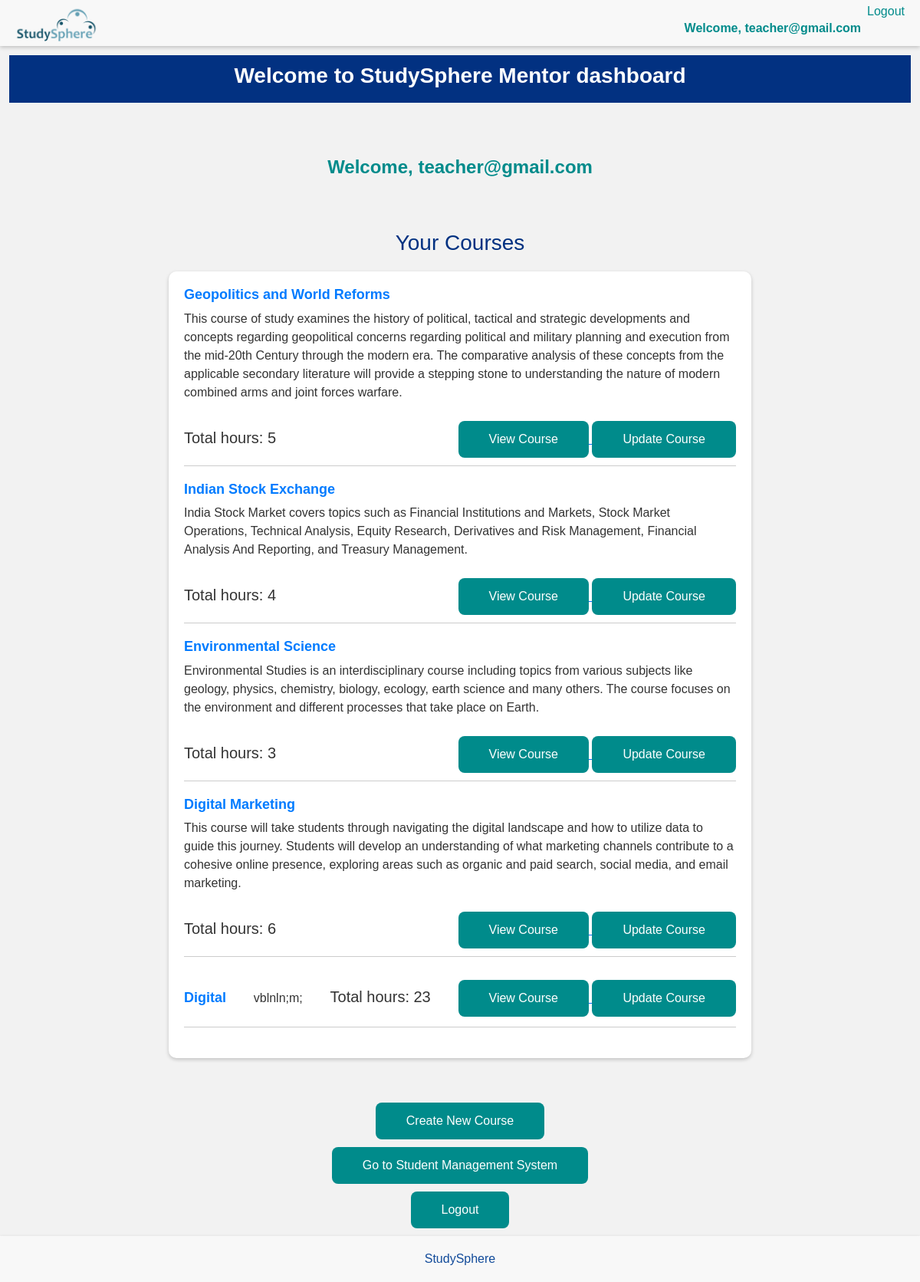
Page /teacher_dashboard/ (signed in) on the committed database.
### course/models.py (models this page shows)
class Course(models.Model):
    user = models.ForeignKey(User, on_delete=models.CASCADE, related_name='course_instructor',
                             null=True, blank=True)
    title = models.CharField(max_length=80)
    total_hours = models.IntegerField(null=True, blank=True)
    description = models.CharField(max_length=500)
    course_type = models.CharField(choices=COURSE_TYPES, max_length=20)

### course/views.py (the view)
# urls.py: path('teacher_dashboard/', views.teacher_dashboard, name='teacher_dashboard'),
@login_required
def teacher_dashboard(request):
    courses = Course.objects.filter(user=request.user)
    if request.method == 'POST':
        form = CourseForm(request.POST, request.FILES)
        if form.is_valid():
            course = form.save(commit=False)
            course.user = request.user
            course.save()
            for file in request.FILES.getlist('files'):
                CourseFile.objects.create(course=course, file=file)
            return redirect('teacher_dashboard')
    else:
        form = CourseForm()
    context = {
        'courses': courses,
        'teacher': request.user,
        'form': form
    }
    return render(request, 'teacher_dashboard.html', context=context)

### course/templates/teacher_dashboard.html (shortened to what this page needs)
{% extends 'root.html' %}
{% block content %}
<div class="main">
  <h1>Welcome to StudySphere Mentor dashboard</h1>
</div>
<div class="payment-container">
  <h2 style="color: darkcyan">Welcome, {{ user.username }}</h2>
  <br>
  <br>
  <h3 style="text-align: center; color: #023181;">Your Courses</h3>
<div class="container-box">
  {% for course in courses %}
    <div class="course-item">
      <h4>{{ course.title }}</h4>
      <p>{{ course.description }}</p>
      <h5>Total hours: {{ course.total_hours }}</h5>
      <div class="button-group">
        <a href="{% url 'view_course_contents' course.id %}">
          <button>View Course</button>
        </a>
        <a href="{% url 'update_course' course.id %}">
          <button>Update Course</button>
        </a>
      </div>
    </div>
  {% endfor %}
  </div>
  <br>
  <br>
  <div class="button-group">
    <a href="{% url 'create_course' %}">
      <button>Create New Course</button>
    </a>
  </div>
  <div class="button-group">
    <a href="{% url 'student_management_system' %}">
      <button>Go to Student Management System</button>
    </a>
  </div>
  <div class="button-group">
    <form method="post" action="{% url 'logout' %}">
      <button type="submit">Logout</button>
    </form>
  </div>
</div>
{% endblock %}

### templates/snippets/header.html (shortened to what this page needs)
{% load static %}
<nav class="navbar navbar-expand-sm fixed-top border-bottom-shadow-sm">
  <div class="container-fluid d-flex">
    <ul class="navbar-nav">
      <li class="nav-item">
        <img src="/media/attachment_32550797-removebg-preview.png" alt="Welcome" class="nav-logo" style="width: 120px; top: 10px;">
      </li>
    </ul>
    <ul class="navbar-nav ml-auto">
      {% if request.user.is_authenticated %}
      <li class="nav-item">
        <p class="user-name">Welcome, {{ request.user.username }}</p>
      </li>
      <li class="nav-item">
        <a class="nav-link" href="{% url 'logout' %}">Logout</a>
      </li>
      {% endif %}
    </ul>
  </div>
</nav>

### templates/snippets/header.html (style rules this page uses)
.navbar { background-color: #f8f8f8; height: 80px; box-shadow: 0 2px 5px rgba(0, 0, 0, 0.2); }
.navbar-nav .nav-link { color: darkcyan; }
.navbar-nav .nav-logo { margin-top: 20px; }
.navbar-nav .user-name { margin-top: 30px; color: darkcyan; font-weight: bold; }

### course/templates/teacher_dashboard.html (style rules this page uses)
body { background-image: url("/media/pencils-eraser-white-background.jpg"); margin-top: 140px; background-size: cover; background-position: center; background-repeat: no-repeat; font-family: Arial, sans-serif; background-color: #f2f2f2; margin: 0; padding: 0; color: #333; }
.main { background-color: #023181; color: #fff; padding: 10px; text-align: center; }
.payment-container { max-width: 800px; margin: 50px auto; padding: 20px; }
.payment-container h2 { text-align: center; margin-bottom: 20px; color: #007BFF; }
.course-item { display: flex; flex-wrap: wrap; align-items: baseline; justify-content: space-between; margin-bottom: 20px; border-bottom: 1px solid #ccc; padding-bottom: 10px; }
.course-item h4 { margin-top: 0; color: darkcyan; font-size: 20px; }
.course-item p { margin-bottom: 15px; }
.payment-container .button-group { text-align: center; margin-top: 10px; }
.payment-container .button-group button { background-color: darkcyan; color: #fff; padding: 10px 20px; margin-right: 10px; border: none; border-radius: 5px; cursor: pointer; font-size: 16px; transition: background-color 0.2s ease-in-out; }
.payment-container .button-group button:last-child { margin-right: 0; }
.payment-container .button-group form { display: inline-block; }
.payment-container .button-group form button { margin-right: 10px; }
.payment-container .button-group form:last-child button { margin-right: 0; }
.main h1 { font-size: 28px; font-weight: bold; text-align: center; }
.payment-container h2 { font-size: 24px; font-weight: bold; color: #007BFF; }
.course-item h4 { font-size: 18px; font-weight: bold; color: #007BFF; }
.payment-container .button-group button { font-size: 16px; padding: 12px 40px; border-radius: 8px; }
.payment-container .button-group form button { margin-right: 12px; }
.container-box { max-width: 800px; width: 100%; background-color: #fff; border-radius: 10px; box-shadow: 0 2px 5px rgba(0, 0, 0, 0.2); padding: 20px; margin-top: 20px; }

### templates/snippets/footer.html (style rules this page uses)
.navbar { background-color: #f8f8f8; height: 60px; }

### rows in the picture
Course: title "Geopolitics and World Reforms", description "This course of study examines the history of political, tactical and strategic developments and concepts regarding geopolitical concerns regarding political and military planning and execution from the mid-20th Century through the modern era. The comparative analysis of these concepts from the applicable secondary literature will provide a stepping stone to understanding the nature of modern combined arms and joint forces warfare.", total_hours "5"
Course: title "Indian Stock Exchange", description "India Stock Market covers topics such as Financial Institutions and Markets, Stock Market Operations, Technical Analysis, Equity Research, Derivatives and Risk Management, Financial Analysis And Reporting, and Treasury Management.", total_hours "4"
Course: title "Environmental Science", description "Environmental Studies is an interdisciplinary course including topics from various subjects like geology, physics, chemistry, biology, ecology, earth science and many others. The course focuses on the environment and different processes that take place on Earth.", total_hours "3"
Course: title "Digital Marketing", description "This course will take students through navigating the digital landscape and how to utilize data to guide this journey. Students will develop an understanding of what marketing channels contribute to a cohesive online presence, exploring areas such as organic and paid search, social media, and email marketing.", total_hours "6"
Course: title "Digital", description "vblnln;m;", total_hours "23"

### other values in the picture
{{ request.user.username }} "teacher@gmail.com"
{{ user.username }} "teacher@gmail.com"
